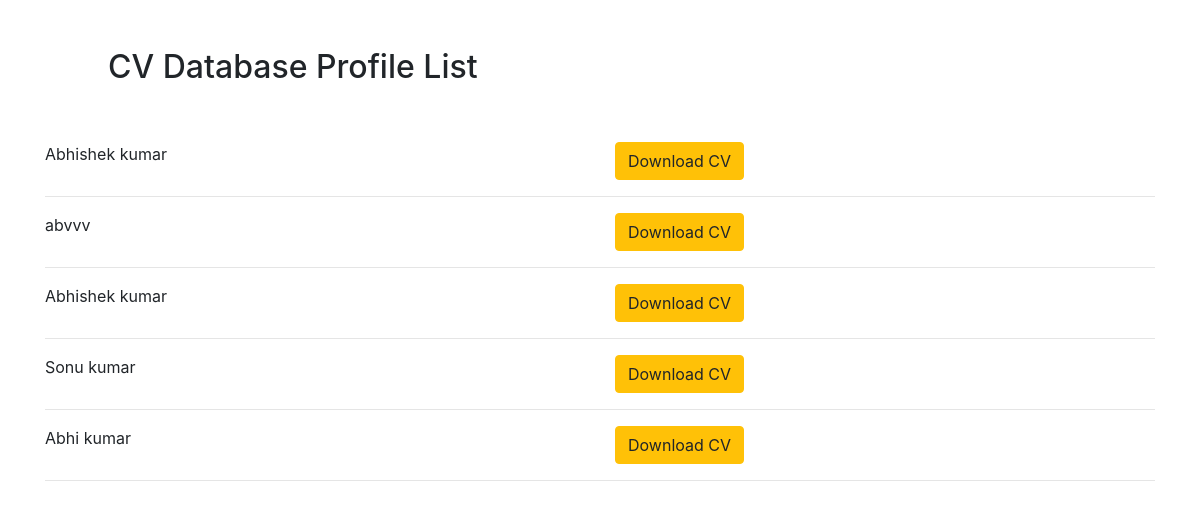
Page /list/ on the committed database.
### pdf/models.py (models this page shows, shortened)
class Resume(models.Model):
    first_name = models.CharField(max_length=100)
    last_name = models.CharField(max_length=100,default='')
    image = models.ImageField(default='profilepic.jpg',upload_to='profile_pictures')
    email = models.EmailField()
    phone = models.CharField(max_length=10)
    address = models.CharField(max_length=200)
    pin_code = models.CharField(max_length=6)
    city = models.CharField(max_length=20)
    dob = models.CharField(max_length=20)
    gender = models.CharField(max_length=10)
    nationality = models.CharField(max_length=15)
    marital_status = models.CharField(max_length=40)
    linked_in = models.CharField(max_length=20,default='')
    website = models.CharField(max_length=20,default='')
    description = models.TextField(max_length=1000)
    job_profile = models.CharField(max_length=50,default='')
    job_profile_description = models.TextField(max_length=1000,default='')
    job_title = models.CharField(max_length=100)
    job_city = models.CharField(max_length=50)
    job_company = models.CharField(max_length=50)
    job_start_month = models.CharField(max_length=15)
    job_start_year = models.CharField(max_length=4)
    job_end_month = models.CharField(max_length=25)
    job_end_year = models.CharField(max_length=4,default='')
    job_description = models.TextField(max_length=400)
    job_title2 = models.CharField(max_length=100,default='')
    job_city2 = models.CharField(max_length=50,default='')
    job_company2 = models.CharField(max_length=50,default='')
    job_start_month2 = models.CharField(max_length=15,default='')
    job_start_year2 = models.CharField(max_length=4,default='')
    job_end_month2 = models.CharField(max_length=25, default='Currently Working')
    job_end_year2 = models.CharField(max_length=4, default='')
    job_description2 = models.TextField(max_length=400,default='')
    edu_degree = models.CharField(max_length=50)
    edu_degree_college_name = models.CharField(max_length=50,default='')
    edu_city = models.CharField(max_length=15)
    edu_university = models.CharField(max_length=100)
    edu_school = models.CharField(max_length=25)
    edu_school_city = models.CharField(max_length=25,default='')
    edu_school_board = models.CharField(max_length=25,default='')
    edu_degree_end_month = models.CharField(max_length=15,default='')
    edu_degree_end_year = models.CharField(max_length=4,default='')
    edu_degree_description = models.TextField(max_length=500)
    project1 = models.CharField(max_length=50,default='')
    project1_description = models.TextField(max_length=1000,default='')
    project2 = models.CharField(max_length=50,default='')
    project2_description = models.TextField(max_length=1000,default='')
    skills = models.TextField(max_length=1000)
    hobby = models.TextField(max_length=500)

### pdf/views.py (the view)
# urls.py: path('list/',views.list,name='list'),
def list(request):
    profiles = Resume.objects.all()
    return render(request,'pdf/list.html',{'profiles':profiles})

### pdf/templates/pdf/list.html (shortened to what this page needs)
<!DOCTYPE html>
<html lang="en">
<head>
    <link rel="stylesheet" href="https://cdn.jsdelivr.net/npm/bootstrap@4.0.0/dist/css/bootstrap.min.css">
</head>
<body>
    <div class="container">
        <div class="row m-5">
            <div class="col-md-12">
                <h2>CV Database Profile List</h2>
            </div>
        </div>
        {% for profile in profiles %}
        <div class="row">
            <div class="col-md-6">
                {{profile.first_name}} {{ profile.last_name }}
            </div>
            <div class="col-md-6">
                <a href="/{{profile.id}}" class="btn btn-warning">Download CV</a>
            </div>
        </div>
        <hr>
        {% endfor %}
    </div>
</body>
</html>

### rows in the picture
Resume: first_name "Abhishek", last_name "kumar"
Resume: first_name "abvvv"
Resume: first_name "Abhishek", last_name "kumar"
Resume: first_name "Sonu", last_name "kumar"
Resume: first_name "Abhi", last_name "kumar"
